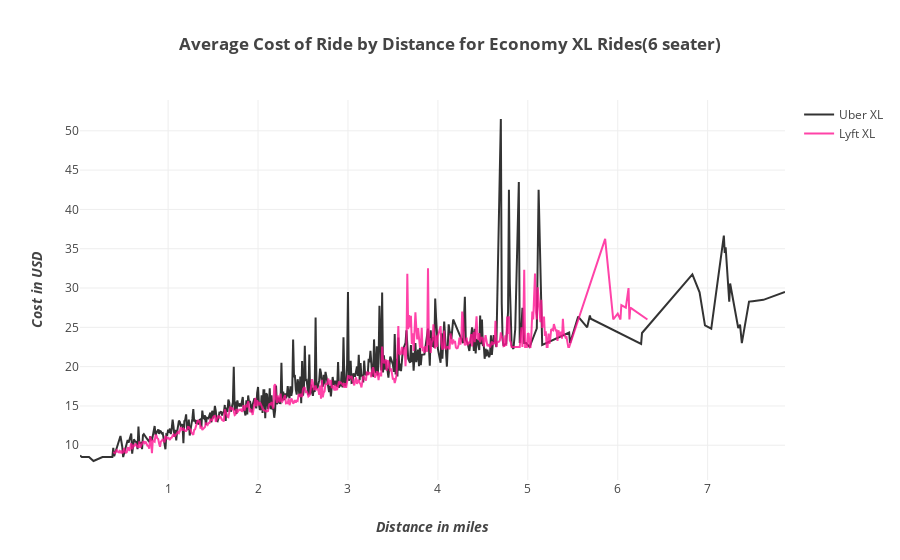

The notebook cell this image was saved under:
### Markdown cell above
For economy rides, Uber tends to charge more than Lyft irrespective of the booking distance.
<br><br>
*Hover over the visualization to compare the prices between Uber and Lyft for a particular distance.*<br><br>

### Code cell
x=uber_df[uber_df['name'] == 'UberXL'].groupby(by='distance')['price'].mean().index.values
y=uber_df[uber_df['name'] == 'UberXL'].groupby(by='distance')['price'].mean().values
name='Uber XL'
color='black'
opacity=0.8
trace7a = plot_line_chart(x, y, color, name, opacity)

x=lyft_df[lyft_df['name'] == 'Lyft XL'].groupby(by='distance')['price'].mean().index.values
y=lyft_df[lyft_df['name'] == 'Lyft XL'].groupby(by='distance')['price'].mean().values
name='Lyft XL'
color='deeppink'
opacity=0.8
trace7b = plot_line_chart(x, y, color, name, opacity)

layout = layout_details('<b>Average Cost of Ride by Distance for Economy XL Rides(6 seater)</b>', 
                        '<b><i>Distance in miles</i></b>', 
                        '<b><i>Cost in USD</i></b>')
display_trace([trace7a, trace7b], layout)

### Figure 1 — Plotly figure (JSON) as saved in the notebook; plotly's stock layout.template omitted (floating-point values rounded to 4 significant figures; data arrays with more than 128 entries replaced by an {"elided": "..."} marker saying what was removed)
{"data": [{"marker": {"color": "black"}, "name": "Uber XL", "opacity": 0.8, "type": "scatter", "uid": "807e3b5f-8fa5-4b2c-85c0-4e9eb9293e50", "x": {"elided": "422 float values"}, "y": {"elided": "422 float values"}}, {"marker": {"color": "deeppink"}, "name": "Lyft XL", "opacity": 0.8, "type": "scatter", "uid": "23556e83-b648-4ee4-a610-3dfe5fbb4b87", "x": {"elided": "513 float values"}, "y": {"elided": "513 float values"}}], "layout": {"title": {"text": "<b>Average Cost of Ride by Distance for Economy XL Rides(6 seater)</b>"}, "xaxis": {"title": {"text": "<b><i>Distance in miles</i></b>"}}, "yaxis": {"title": {"text": "<b><i>Cost in USD</i></b>"}}}}
